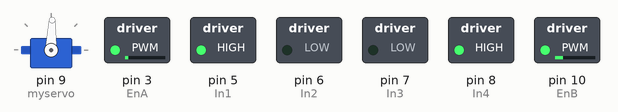
This sketch was run on a simulated Arduino Uno, built with avr-gcc and run on an emulated ATmega328P. On the bench: servo, switched loads named in the sketch (green lamp = pin HIGH).

Above: at 0.05 s.
At 2.1 s:
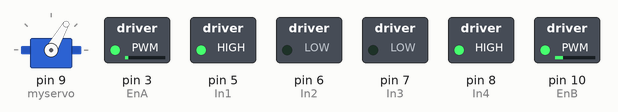
Timing chart, 0 to 3.0 s (numbered marks = the images above):
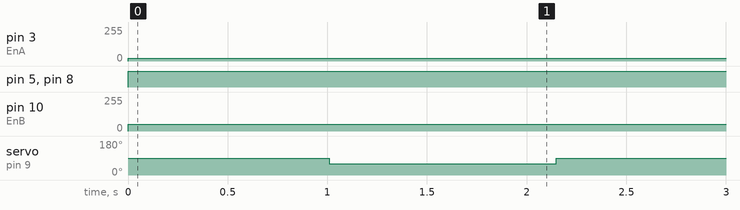

The sketch:

rc_car.ino
```cpp
#include <Servo.h>

Servo myservo;  // create servo object to control a servo


//Motor Connections
//Change this if you wish to use another diagram
#define EnA 3
#define EnB 10
#define In1 5
#define In2 6
#define In3 7
#define In4 8


void setup()
{
  // attaches the servo on pin 9 to the servo object
  myservo.attach(9);

  // All motor control pins are outputs
  pinMode(EnA, OUTPUT);
  pinMode(EnB, OUTPUT);
  pinMode(In1, OUTPUT);
  pinMode(In2, OUTPUT);
  pinMode(In3, OUTPUT);
  pinMode(In4, OUTPUT);
}
void goStop()   //all off
{
  // now turn off motors
  digitalWrite(In1, LOW);
  digitalWrite(In2, LOW);
  digitalWrite(In3, LOW);
  digitalWrite(In4, LOW);
}
void goStraight()   //run both motors in the same direction
{
  myservo.write(88); //make wheels straight
  // turn on motor A
  digitalWrite(In1, HIGH);
  digitalWrite(In2, LOW);
  // set speed to 150 out 255
  analogWrite(EnA, 20);
  // turn on motor B
  digitalWrite(In3, LOW);
  digitalWrite(In4, HIGH);
  // set speed to 150 out 255
  analogWrite(EnB, 50);
  delay(10);
}
void goReverse()   //run both motors in the same direction reversed
{
  myservo.write(88); //make wheels straight
  // turn on motor A
  digitalWrite(In1, LOW);
  digitalWrite(In2, HIGH);
  analogWrite(EnA, 20);
  // turn on motor B
  digitalWrite(In3, HIGH);
  digitalWrite(In4, LOW);
  analogWrite(EnB, 50);
  delay(200);
}
void goSteerLeft()   //Activate steer left and forward
{
  myservo.write(88);
  delay(1000);
  myservo.write(120);
  delay(1000);
    // turn on motor A
  digitalWrite(In1, HIGH);
  digitalWrite(In2, LOW);
  // set speed to 150 out 255
  analogWrite(EnA, 20);
  // turn on motor B
  digitalWrite(In3, LOW);
  digitalWrite(In4, HIGH);
  // set speed to 150 out 255
  analogWrite(EnB, 50);
  delay(170);
}
void goSteerRight()   //Activate steer right and forward
{
  myservo.write(88);
  delay(1000);
  myservo.write(60);
  delay(1000);
    // turn on motor A
  digitalWrite(In1, HIGH);
  digitalWrite(In2, LOW);
  // set speed to 150 out 255
  analogWrite(EnA, 20);
  // turn on motor B
  digitalWrite(In3, LOW);
  digitalWrite(In4, HIGH);
  // set speed to 150 out 255
  analogWrite(EnB, 50);
  delay(137);
}
void loop()
{
  goStraight();
  goSteerRight();
}
```

Measured:
- by itself, pin 3 (EnA): 0/255 → 20/255 at 0.00 s
- by itself, pin 5 (In1), pin 8 (In4): LOW → HIGH at 0.00 s
- by itself, pin 10 (EnB): 0/255 → 50/255 at 0.00 s
- by itself, servo on pin 9 (myservo): alternates 88° for 1.0 s and 60° for 1.1 s
